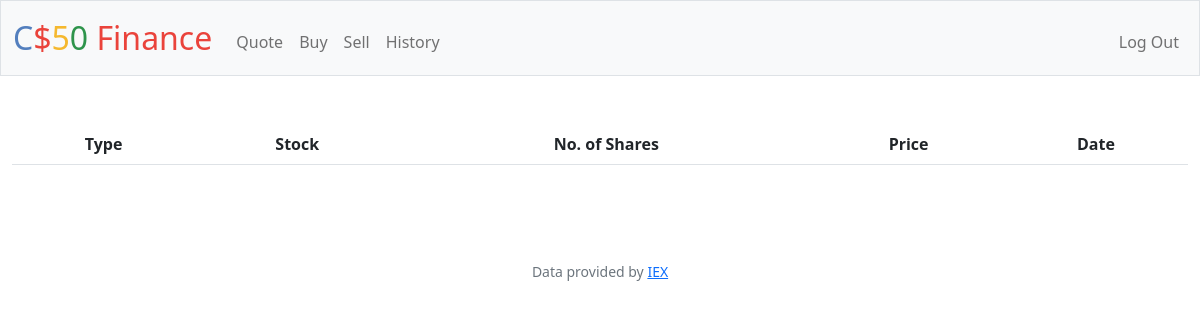
Page /history (signed in) on the earlier database version.
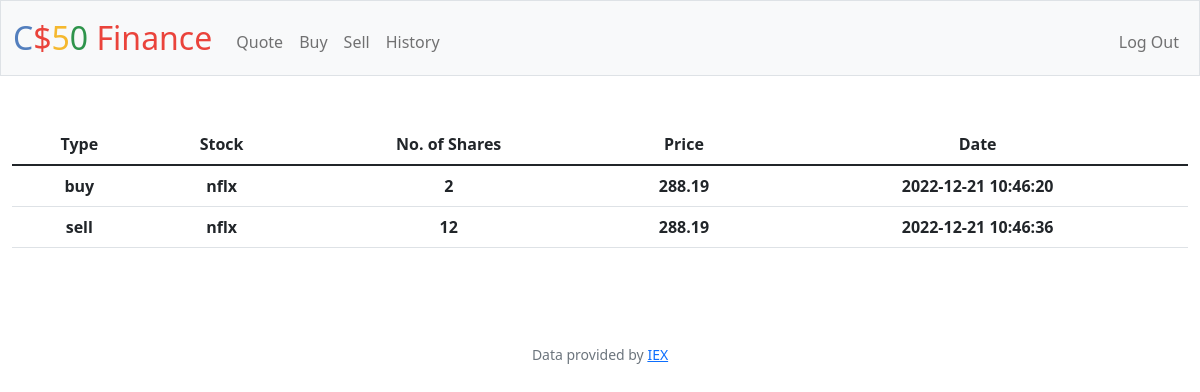
Same page on the later database version.
### tables this page shows
CREATE TABLE transactions (user_id INTEGER NOT NULL, type TEXT NOT NULL, stock TEXT NOT NULL, price REAL NOT NULL, shares INTEGER NOT NULL, dateBought DATE NOT NULL DEFAULT CURRENT_TIMESTAMP, FOREIGN KEY(user_id) REFERENCES users(id));

### app.py (the view)
@app.route("/history")
@login_required
def history():
    transactions = db.execute("SELECT * FROM transactions WHERE user_id=?", session["user_id"])
    return render_template("history.html", transactions=transactions)

### app.py (called while the page is built)
@app.after_request
def after_request(response):
    response.headers["Cache-Control"] = "no-cache, no-store, must-revalidate"
    response.headers["Expires"] = 0
    response.headers["Pragma"] = "no-cache"
    return response

### helpers.py (called while the page is built)
def login_required(f):
    @wraps(f)
    def decorated_function(*args, **kwargs):
        if session.get("user_id") is None:
            return redirect("/login")
        return f(*args, **kwargs)
    return decorated_function

### templates/history.html (shortened to what this page needs)
{% extends "layout.html" %}
{% block main %}
<table class="table mb-5">
    <thead>
        <tr>
            <th>Type</th>
            <th>Stock</th>
            <th>No. of Shares</th>
            <th>Price</th>
            <th>Date</th>
        </tr>
    </thead>
    <tbody>
        {% for stock in transactions %}
        <tr>
            <th>{{ stock.type }}</th>
            <th>{{ stock.stock }}</th>
            <th>{{ stock.shares }}</th>
            <th>{{ stock.price }}</th>
            <th>{{ stock.dateBought }}</th>
        </tr>
        {% endfor %}
    </tbody>
</table>
{% endblock %}

### templates/layout.html (shortened to what this page needs)
<!DOCTYPE html>
<html lang="en">
    <head>
        <link href="https://cdn.jsdelivr.net/npm/bootstrap@5.1.3/dist/css/bootstrap.min.css" rel="stylesheet">
        <link href="/static/styles.css" rel="stylesheet">
    </head>
    <body>
        <nav class="bg-light border navbar navbar-expand-md navbar-light">
            <div class="container-fluid">
                <a class="navbar-brand" href="/"><span class="blue">C</span><span class="red">$</span><span class="yellow">5</span><span class="green">0</span> <span class="red">Finance</span></a>
                <div class="collapse navbar-collapse" id="navbar">
                    {% if session["user_id"] %}
                        <ul class="navbar-nav me-auto mt-2">
                            <li class="nav-item"><a class="nav-link" href="/quote">Quote</a></li>
                            <li class="nav-item"><a class="nav-link" href="/buy">Buy</a></li>
                            <li class="nav-item"><a class="nav-link" href="/sell">Sell</a></li>
                            <li class="nav-item"><a class="nav-link" href="/history">History</a></li>
                        </ul>
                        <ul class="navbar-nav ms-auto mt-2">
                            <li class="nav-item"><a class="nav-link" href="/logout">Log Out</a></li>
                        </ul>
                    {% else %}
                        <ul class="navbar-nav ms-auto mt-2">
                            <li class="nav-item"><a class="nav-link" href="/register">Register</a></li>
                            <li class="nav-item"><a class="nav-link" href="/login">Log In</a></li>
                        </ul>
                    {% endif %}
                </div>
            </div>
        </nav>
        <main class="container-fluid py-5 text-center">
            {% block main %}{% endblock %}
        </main>
        <footer class="mb-5 small text-center text-muted">
            Data provided by <a href="https://iexcloud.io/">IEX</a>
        </footer>
    </body>
</html>

### static/styles.css (style rules this page uses)
nav .navbar-brand { font-size: xx-large; }
nav .navbar-brand .blue { color: #537fbe; }
nav .navbar-brand .red { color: #ea433b; }
nav .navbar-brand .yellow { color: #f5b82e; }
nav .navbar-brand .green { color: #2e944b; }

Differences in the rows shown:
added transactions: type "buy", stock "nflx", shares "2", price "288.19", dateBought "2022-12-21 10:46:20"
added transactions: type "sell", stock "nflx", shares "12", price "288.19", dateBought "2022-12-21 10:46:36"
